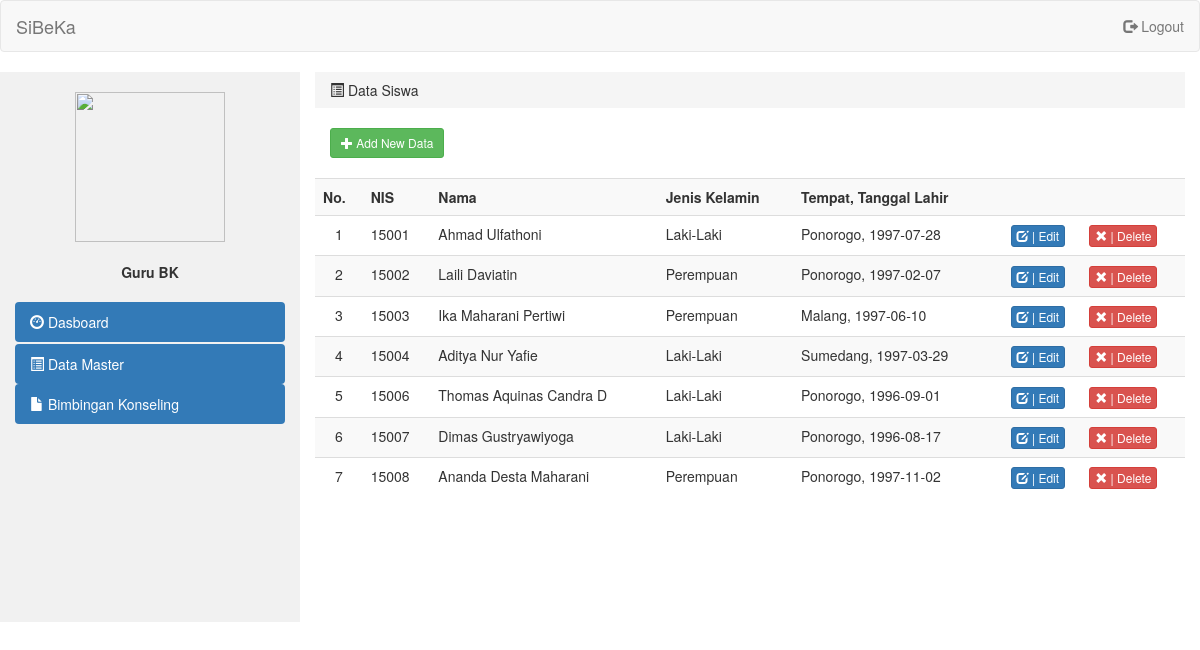
Page /admin/index.php?data-siswa on the committed database.
### tables this page shows
CREATE TABLE `siswa` (
  `NIS` int(5) NOT NULL,
  `nama` varchar(50) NOT NULL,
  `kelamin` enum('Laki-Laki','Perempuan') NOT NULL,
  `tempatLahir` varchar(20) NOT NULL,
  `tglLahir` date NOT NULL
);

### admin/model/m_data-siswa.php (called while the page is built, shortened)
<?php
	class dataSiswa
	{
		private $mysqli;
		function __construct($conn)
		{
			$this->mysqli = $conn;
		}
		public function read($NIS = null)
		{
			$db = $this->mysqli->conn;
			$sql = "SELECT * from siswa";
			$query = $db->query($sql) or die ($db->error);
			return $query;
		}
	}
?>

### admin/data-induk/data-siswa.php (the view, shortened to what this page needs)
<?php
include "model/m_data-siswa.php";
$ssw = new dataSiswa($connection);
if(@$_GET['act'] == '') {
 ?>
<div class="col-sm-12" style="padding: 0px">
	<ol class="breadcrumb" style="border-radius: 0px">
		<li><span class="glyphicon glyphicon-list-alt"></span> Data Siswa</li>
	</ol>
	<div class="col-sm-2">
		<button type="button" class="btn btn-success btn-sm" data-toggle="modal" data-target="#create-ortu" name="tambahdata"><span class="glyphicon glyphicon-plus"></span> Add New Data</button>
		<br><br>
	</div>
		<table class="table table-striped">
				<tr>
					<th>No.</th>
					<th>NIS</th>
					<th>Nama</th>
					<th>Jenis Kelamin</th>
					<th>Tempat, Tanggal Lahir</th>
					<th></th>
					<th></th>
				</tr>
				<?php
					$no =1;
					$read = $ssw->read();
					while ($data = $read->fetch_object()) {
				 	?>
				<tr>
					<td align="center"><?php echo $no++; ?></td>
					<td><?php echo $data->NIS; ?></td>
					<td><?php echo $data->nama; ?></td>
					<td><?php echo $data->kelamin; ?></td>
					<td><?php echo $data->tempatLahir.', ';?>
						<?php echo $data->tglLahir; ?>
					</td>
					<td align="center">
						<a id="edit" data-toggle="modal" data-target="#edit-siswa" data-induk="<?php echo $data->NIS; ?>" data-nama="<?php echo $data->nama; ?>" data-kelamin="<?php echo $data->kelamin; ?>" data-tempat="<?php echo $data->tempatLahir;?>" data-tgl="<?php echo $data->tglLahir; ?>" >
							<button class="btn btn-primary btn-xs" href="" title="edit"><span class="glyphicon glyphicon-edit"></span> | Edit</button>
						</a>
					</td>
					<td>
						<a href="?data-siswa&act=delete&id=<?php echo $data->NIS;?>" onclick="return confirm ('Apakah Anda Yakin Menghapus Data Ini?')">
						<button class="btn btn-danger btn-xs" href="" title="delete"><span class="glyphicon glyphicon-remove"></span> | Delete</button>
						</a>
					</td>
				</tr>
			<?php
			}?>
		</table>
</div>
<?php
} else if (@$_GET['act'] == 'delete') {
	$ssw->delete($_GET['id'],substr($_GET['id'],-1));
	header("location: ?data-siswa");
}  ?>

### admin/index.php (shortened to what this page needs)
<?php
require_once ('../config/koneksi.php');
$connection = new Database ($host, $user, $pass, $database);
 ?>
<!DOCTYPE html>
<html lang="en">
  <head>
    <link rel="stylesheet" type="text/css" href="../assets/menu-admin-style.css">
    <link rel="stylesheet" type="text/css" href="../assets/bootstrap/css/bootstrap.css">
  </head>
  <body>
    <div class="navbar navbar-default">
      <div class="container-fluid">
        <div class="navbar-header">
          <a class="navbar-brand" href="index.php">SiBeKa</a>
        </div>
        <ul class="nav navbar-nav navbar-right">
          <li><a href="#""><span class="glyphicon glyphicon-log-out"></span> Logout</a></li>
        </ul>
      </div>
    </div>
    <div class="container-fluid">
      <div class="row content">
        <div class="col-sm-3 sidenav">
           <br>
            <center><img src="" height="150px" width="150px"></center>
            <br>
            <center><b>Guru BK</b></center>
            <br>
            <?php include "menu.php"; ?>
        </div>
        <div class="col-sm-9">
            <?php
                if (isset($_GET['dasboard'])) {
                include 'dasboard.php';
               }
               elseif (isset($_GET['user'])) {
                 include 'data-induk/user.php';
               }
               elseif (isset($_GET['data-guru'])) {
                 include 'data-induk/data-guru.php';
               }
               else if (isset($_GET['data-siswa'])) {
                 include 'data-induk/data-siswa.php';
               }
            ?>
          </div>
      </div>
    </div>
  </body>
</html>

### admin/menu.php (shortened to what this page needs)
<div class="nav nav-pills nav-stacked">
	<li class="active"><a href="?dasboard"><span class="glyphicon glyphicon-dashboard"></span> Dasboard</a></li>
	<li class="active"><a data-toggle="collapse" href="#datamaster"><span class="glyphicon glyphicon-list-alt"></span> Data Master</a></li>
	<li class="active"><a data-toggle="collapse" href="#bk"><span class="glyphicon glyphicon-file"></span> Bimbingan Konseling</a></li>
</div>

### admin/index.php (style rules this page uses)
.row.content { height: 550px }
.sidenav { background-color: #f1f1f1; height: 100%; }

### rows in the picture
siswa: NIS "15001", nama "Ahmad Ulfathoni", kelamin "Laki-Laki", tempatLahir "Ponorogo", tglLahir "1997-07-28"
siswa: NIS "15002", nama "Laili Daviatin", kelamin "Perempuan", tempatLahir "Ponorogo", tglLahir "1997-02-07"
siswa: NIS "15003", nama "Ika Maharani Pertiwi", kelamin "Perempuan", tempatLahir "Malang", tglLahir "1997-06-10"
siswa: NIS "15004", nama "Aditya Nur Yafie", kelamin "Laki-Laki", tempatLahir "Sumedang", tglLahir "1997-03-29"
siswa: NIS "15006", nama "Thomas Aquinas Candra D", kelamin "Laki-Laki", tempatLahir "Ponorogo", tglLahir "1996-09-01"
siswa: NIS "15007", nama "Dimas Gustryawiyoga", kelamin "Laki-Laki", tempatLahir "Ponorogo", tglLahir "1996-08-17"
siswa: NIS "15008", nama "Ananda Desta Maharani", kelamin "Perempuan", tempatLahir "Ponorogo", tglLahir "1997-11-02"
